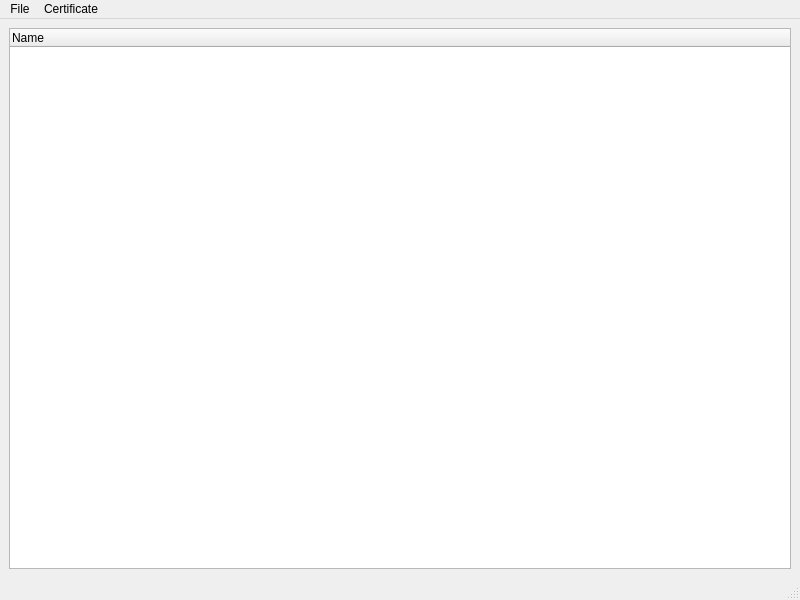
<?xml version="1.0" encoding="UTF-8"?>
<ui version="4.0">
 <class>MainWindow</class>
 <widget class="QMainWindow" name="MainWindow">
  <property name="geometry">
   <rect>
    <x>0</x>
    <y>0</y>
    <width>800</width>
    <height>600</height>
   </rect>
  </property>
  <property name="windowTitle">
   <string>MainWindow</string>
  </property>
  <widget class="QWidget" name="centralwidget">
   <layout class="QHBoxLayout" name="horizontalLayout">
    <item>
     <widget class="QTreeWidget" name="tree">
      <property name="editTriggers">
       <set>QAbstractItemView::NoEditTriggers</set>
      </property>
      <property name="showDropIndicator" stdset="0">
       <bool>false</bool>
      </property>
      <property name="uniformRowHeights">
       <bool>true</bool>
      </property>
      <property name="allColumnsShowFocus">
       <bool>true</bool>
      </property>
      <column>
       <property name="text">
        <string>Name</string>
       </property>
      </column>
     </widget>
    </item>
   </layout>
  </widget>
  <widget class="QMenuBar" name="menubar">
   <property name="geometry">
    <rect>
     <x>0</x>
     <y>0</y>
     <width>800</width>
     <height>20</height>
    </rect>
   </property>
   <widget class="QMenu" name="menuFile">
    <property name="title">
     <string>File</string>
    </property>
    <addaction name="actionNew"/>
    <addaction name="actionOpen"/>
    <addaction name="separator"/>
    <addaction name="actionSave"/>
    <addaction name="actionSaveAs"/>
    <addaction name="separator"/>
    <addaction name="actionQuit"/>
   </widget>
   <widget class="QMenu" name="menuCertificate">
    <property name="title">
     <string>Certificate</string>
    </property>
    <addaction name="actionCertNew"/>
   </widget>
   <addaction name="menuFile"/>
   <addaction name="menuCertificate"/>
  </widget>
  <widget class="QStatusBar" name="statusbar"/>
  <action name="actionOpen">
   <property name="text">
    <string>Open...</string>
   </property>
  </action>
  <action name="actionSave">
   <property name="text">
    <string>Save</string>
   </property>
  </action>
  <action name="actionSaveAs">
   <property name="text">
    <string>Save as...</string>
   </property>
  </action>
  <action name="actionQuit">
   <property name="text">
    <string>Quit</string>
   </property>
  </action>
  <action name="actionNew">
   <property name="text">
    <string>New</string>
   </property>
  </action>
  <action name="actionCertNew">
   <property name="text">
    <string>New...</string>
   </property>
  </action>
 </widget>
 <resources/>
 <connections/>
</ui>
